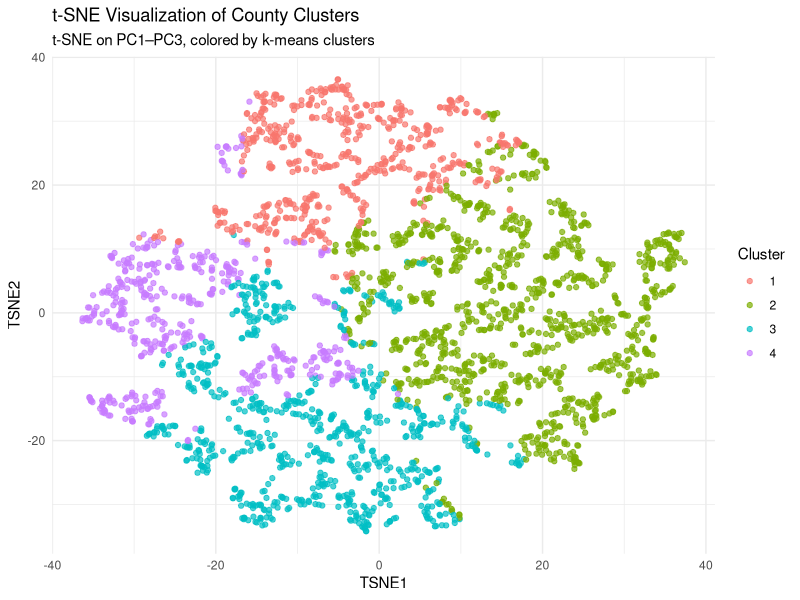

R code for this plot:
library(Rtsne)
library(tidyverse)
library(cluster)
# ---- Load data ----
chr_clean <- read_csv("derived_data/chr_clean_full.csv", show_col_types = F)

# ---- Add a unique identifier BEFORE filtering ----
# Prefer using FIPS because it uniquely identifies counties
chr_clean <- chr_clean %>%
  mutate(id = x5_digit_fips_code)

# ---- Predictor variables ----
pred_vars <- c(
  "percentage_of_households_with_high_housing_costs",
  "severe_housing_cost_burden_raw_value",
  "median_household_income_raw_value",
  "children_in_poverty_raw_value",
  "uninsured_raw_value",
  "ratio_of_population_to_primary_care_physicians",
  "preventable_hospital_stays_raw_value"
)

# ---- Keep only rows with complete predictor data ----
pca_dat <- chr_clean %>%
  select(id, all_of(pred_vars)) %>%
  drop_na()

X <- pca_dat %>%
  select(all_of(pred_vars))

# ---- Run PCA ----
pc_res <- prcomp(X, center = TRUE, scale. = TRUE)

# ---- PCA scores, keep IDs to merge back later ----
pcs <- as_tibble(pc_res$x) %>%
  mutate(id = pca_dat$id)

# ---- Select components for clustering ----
pc_for_cluster <- pcs %>% select(PC1:PC3)

# ---- K-means clustering (k = 4 from GAP statistic decision) ----
km <- kmeans(pc_for_cluster, centers = 4, nstart = 25)

pcs <- pcs %>%
  mutate(cluster = factor(km$cluster))

# ---- t-SNE on first 3 PCs ----
perp <- max(5, min(30, floor((nrow(pc_for_cluster) - 1) / 3)))

tsne_res <- Rtsne(
  as.matrix(pc_for_cluster),
  dims = 2,
  perplexity = perp,
  verbose = TRUE,
  check_duplicates = FALSE
)

tsne_df <- as_tibble(tsne_res$Y) %>%
  setNames(c("TSNE1", "TSNE2")) %>%
  mutate(
    id = pcs$id,        # attach ID
    cluster = pcs$cluster
  )

# ---- Plot t-SNE ----
tsne_plot <- ggplot(tsne_df, aes(TSNE1, TSNE2, color = cluster)) +
  geom_point(alpha = 0.7) +
  theme_minimal() +
  labs(
    title = "t-SNE Visualization of County Clusters",
    subtitle = "t-SNE on PC1–PC3, colored by k-means clusters",
    color = "Cluster"
  )

ggsave("figures/le_tsne.png", tsne_plot, width = 7, height = 5, dpi = 300)


# ============================
# Exporting County Cluster Info
# ============================

# ---- Merge cluster assignments back to full CHR dataset ----
clustered_df <- chr_clean %>%
  left_join(
    pcs %>% select(id, cluster),
    by = "id"
  )

cluster_labels <- c(
  "1" = "Advantaged socioeconomic profile",
  "2" = "Moderate resources / transitional",
  "3" = "Clinical & socioeconomic disadvantage",
  "4" = "High burden, high risk"
)


# ---- Export only counties used in PCA/Clustering (no NAs) ----
cluster_export <- clustered_df %>%
  filter(!is.na(cluster)) %>%
  select(
    id,
    name,
    state_abbreviation,
    population_raw_value,
    cluster
  ) %>%
  mutate(
    cluster_label = cluster_labels[as.character(cluster)]
  ) %>%
  arrange(cluster, state_abbreviation, name)

# Save combined file
write_csv(cluster_export, "derived_data/county_clusters_all.csv")
